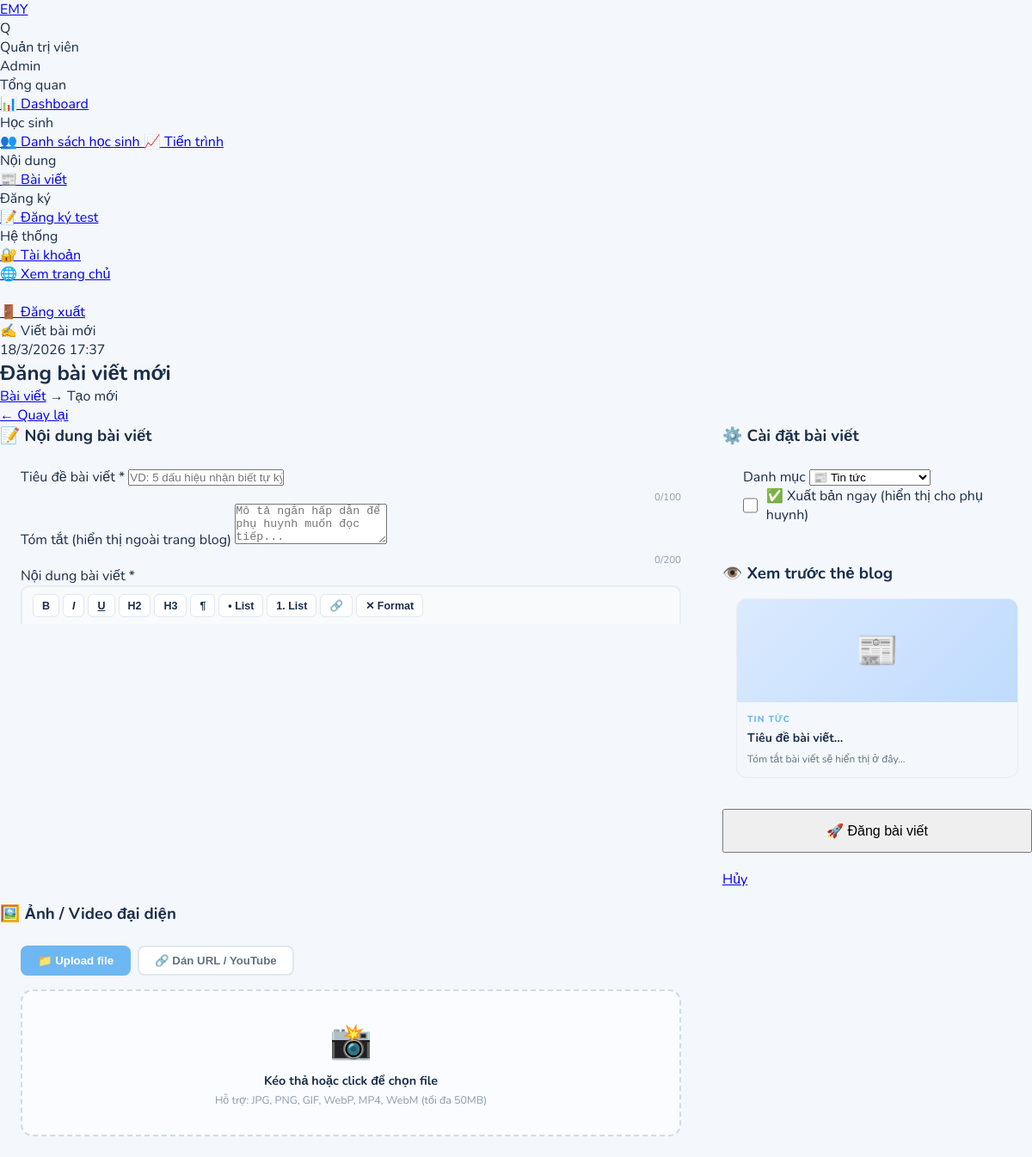
The app's page /admin/bai-viet/them (signed in) with its own data.
### models.py (models this page shows)
class User(UserMixin, db.Model):
    __tablename__ = 'users'
    id            = db.Column(db.Integer, primary_key=True)
    fullname      = db.Column(db.String(100), nullable=False)
    email         = db.Column(db.String(120), unique=True, nullable=False)
    password_hash = db.Column(db.String(200), nullable=False)
    role          = db.Column(db.String(20), default='teacher')
    avatar        = db.Column(db.String(200), default='default.png')
    is_active     = db.Column(db.Boolean, default=True)
    created_at    = db.Column(db.DateTime, default=datetime.utcnow)

### routes.py (the view, shortened to what this page needs)
@admin_bp.route('/bai-viet/them', methods=['GET','POST'])
@login_required
def add_post():
    return render_template('admin/post_form.html', post=None)

### app.py (called while the page is built)
@login_manager.user_loader
def load_user(user_id):
    return User.query.get(int(user_id))

### templates/admin/post_form.html (shortened to what this page needs)
{% extends 'admin/base_admin.html' %}
{% block page_title %}{{ '✏️ Sửa bài' if post else '✍️ Viết bài mới' }}{% endblock %}
{% block content %}
<div class="page-header">
  <div>
    <h2>{{ 'Chỉnh sửa bài viết' if post else 'Đăng bài viết mới' }}</h2>
    <div class="breadcrumb"><a href="{{ url_for('admin.posts') }}">Bài viết</a> → {{ 'Sửa' if post else 'Tạo mới' }}</div>
  </div>
  <a href="{{ url_for('admin.posts') }}" class="btn btn-secondary">← Quay lại</a>
</div>
<form method="POST" enctype="multipart/form-data" id="postForm">
<div style="display:grid;grid-template-columns:1fr 360px;gap:24px;align-items:start">
  <div style="display:flex;flex-direction:column;gap:20px">
    <div class="card">
      <div class="card-header"><h3>📝 Nội dung bài viết</h3></div>
      <div class="card-body" style="padding:24px">
        <div class="form-group">
          <label>Tiêu đề bài viết *</label>
          <input class="form-control" type="text" name="title" id="titleInput"
                 value="{{ post.title if post else '' }}" required
                 placeholder="VD: 5 dấu hiệu nhận biết tự kỷ sớm ở trẻ dưới 3 tuổi"
                 oninput="updateCharCount(this,'titleCount',100)">
          <div class="char-count"><span id="titleCount">{{ post.title|length if post else 0 }}</span>/100</div>
        </div>
        <div class="form-group">
          <label>Tóm tắt (hiển thị ngoài trang blog)</label>
          <textarea class="form-control" name="summary" rows="3"
                    placeholder="Mô tả ngắn hấp dẫn để phụ huynh muốn đọc tiếp..."
                    oninput="updateCharCount(this,'sumCount',200)">{{ post.summary if post else '' }}</textarea>
          <div class="char-count"><span id="sumCount">{{ post.summary|length if post and post.summary else 0 }}</span>/200</div>
        </div>
        <div class="form-group">
          <label>Nội dung bài viết *</label>
          <div class="editor-toolbar">
            <button type="button" onclick="fmt('bold')"><b>B</b></button>
            <button type="button" onclick="fmt('italic')"><i>I</i></button>
            <button type="button" onclick="fmt('underline')"><u>U</u></button>
            <button type="button" onclick="fmtBlock('h2')">H2</button>
            <button type="button" onclick="fmtBlock('h3')">H3</button>
            <button type="button" onclick="fmtBlock('p')">¶</button>
            <button type="button" onclick="fmt('insertUnorderedList')">• List</button>
            <button type="button" onclick="fmt('insertOrderedList')">1. List</button>
            <button type="button" onclick="insertLink()">🔗</button>
            <button type="button" onclick="fmt('removeFormat')">✕ Format</button>
          </div>
          <div id="editor" class="form-control content-area"
               contenteditable="true"
               style="min-height:280px;padding:14px 16px;border-radius:0 0 10px 10px;border-top:none">{{ post.content|safe if post else '' }}</div>
        </div>
      </div>
    </div>
    <div class="card">
      <div class="card-header"><h3>🖼️ Ảnh / Video đại diện</h3></div>
      <div class="card-body" style="padding:24px">
        <div class="tab-btns">
          <button type="button" class="tab-btn active" onclick="switchTab('upload')">📁 Upload file</button>
          <button type="button" class="tab-btn" onclick="switchTab('url')">🔗 Dán URL / YouTube</button>
        </div>
        <div class="tab-panel active" id="tab-upload">
          <div class="upload-zone" id="uploadZone">
            <div class="uz-icon">📸</div>
            <h4>Kéo thả hoặc click để chọn file</h4>
            <p>Hỗ trợ: JPG, PNG, GIF, WebP, MP4, WebM (tối đa 50MB)</p>
          </div>
        </div>
      </div>
    </div>
  </div>
  <div style="display:flex;flex-direction:column;gap:20px">
    <div class="card">
      <div class="card-header"><h3>⚙️ Cài đặt bài viết</h3></div>
      <div class="card-body" style="padding:24px">
        <div class="form-group">
          <label>Danh mục</label>
          <select class="form-control" name="category">
            <option value="news"  {{ 'selected' if post and post.category=='news' }}>📰 Tin tức</option>
          </select>
        </div>
        <div class="form-group">
          <label style="display:flex;align-items:center;gap:10px;cursor:pointer">
            <input type="checkbox" name="is_published" style="width:18px;height:18px"
                   {{ 'checked' if post and post.is_published }}>
            <span>✅ Xuất bản ngay (hiển thị cho phụ huynh)</span>
          </label>
        </div>
      </div>
    </div>
    <div class="card">
      <div class="card-header"><h3>👁️ Xem trước thẻ blog</h3></div>
      <div class="card-body" style="padding:16px">
        <div style="border-radius:12px;overflow:hidden;border:1px solid #e8eef4">
          <div id="cardPreviewImg" style="height:120px;background:linear-gradient(135deg,#dbeafe,#bfdbfe);display:flex;align-items:center;justify-content:center;font-size:2.5rem">📰</div>
          <div style="padding:12px">
            <div style="font-size:.65rem;font-weight:800;color:var(--sky);text-transform:uppercase;letter-spacing:1px;margin-bottom:6px" id="cardPreviewCat">Tin tức</div>
            <div style="font-size:.88rem;font-weight:700;line-height:1.3;margin-bottom:6px" id="cardPreviewTitle">Tiêu đề bài viết...</div>
            <div style="font-size:.75rem;color:#637282;line-height:1.5" id="cardPreviewSum">Tóm tắt bài viết sẽ hiển thị ở đây...</div>
          </div>
        </div>
      </div>
    </div>
    <button type="submit" class="btn btn-primary" style="width:100%;padding:14px;font-size:1rem" onclick="submitForm()">
      {{ '💾 Cập nhật bài viết' if post else '🚀 Đăng bài viết' }}
    </button>
    <a href="{{ url_for('admin.posts') }}" class="btn btn-secondary" style="width:100%;justify-content:center">Hủy</a>
  </div>
</div>
</form>
{% endblock %}

### templates/admin/base_admin.html (shortened to what this page needs)
{% extends 'base.html' %}
{% block body %}
<div class="admin-wrap">
  <aside class="sidebar">
    <a href="{{ url_for('admin.dashboard') }}" class="sidebar-logo">EMY </a>
    <div class="sidebar-user">
      <div class="sidebar-avatar">{{ current_user.fullname[0] }}</div>
      <div>
        <div class="sidebar-uname">{{ current_user.fullname }}</div>
        <span class="sidebar-urole">{{ 'Admin' if current_user.role == 'admin' else 'Giáo viên' }}</span>
      </div>
    </div>
    <nav class="sidebar-nav">
      <div class="nav-section">Tổng quan</div>
      <a href="{{ url_for('admin.dashboard') }}"
         class="nav-link {{ 'active' if request.endpoint == 'admin.dashboard' }}">
        <span class="icon">📊</span> Dashboard
      </a>
      <div class="nav-section">Học sinh</div>
      <a href="{{ url_for('admin.students') }}"
         class="nav-link {{ 'active' if 'student' in request.endpoint }}">
        <span class="icon">👥</span> Danh sách học sinh
      </a>
      <a href="{{ url_for('admin.progress') }}"
         class="nav-link {{ 'active' if 'progress' in request.endpoint }}">
        <span class="icon">📈</span> Tiến trình
      </a>
      <div class="nav-section">Nội dung</div>
      <a href="{{ url_for('admin.posts') }}"
         class="nav-link {{ 'active' if 'post' in request.endpoint }}">
        <span class="icon">📰</span> Bài viết
      </a>
      <div class="nav-section">Đăng ký</div>
      <a href="{{ url_for('admin.registrations') }}"
         class="nav-link {{ 'active' if 'registration' in request.endpoint }}">
        <span class="icon">📝</span> Đăng ký test
      </a>
      {% if current_user.role == 'admin' %}
      <div class="nav-section">Hệ thống</div>
      <a href="{{ url_for('admin.accounts') }}"
         class="nav-link {{ 'active' if 'account' in request.endpoint }}">
        <span class="icon">🔐</span> Tài khoản
      </a>
      {% endif %}
    </nav>
    <div class="sidebar-footer">
      <a href="{{ url_for('public.index') }}" class="logout-btn" style="margin-bottom:10px">
        🌐 Xem trang chủ
      </a><br><br>
      <a href="{{ url_for('auth.logout') }}" class="logout-btn">
        🚪 Đăng xuất
      </a>
    </div>
  </aside>
  <div class="main-content">
    <div class="topbar">
      <div class="topbar-title">{% block page_title %}Dashboard{% endblock %}</div>
      <div class="topbar-right">
        <span class="topbar-time" id="clock"></span>
      </div>
    </div>
    <div class="page-body">
      {% block content %}{% endblock %}
    </div>
  </div>
</div>
{% endblock %}

### templates/base.html (style rules this page uses)
:root { --sky:#6DB8F2; --mint:#4ECBA3; --sun:#FFD166; --coral:#FF7F7F; --lav:#B89EE8; --cream:#FFF9F0; --deep:#1A2E4A; --soft:#EAF4FF; --white:#ffffff; --sidebar-w: 240px; }
* { margin:0;padding:0;box-sizing:border-box; }
body { font-family:'Nunito',sans-serif;background:#f4f7fb;color:var(--deep); }

### templates/admin/post_form.html (style rules this page uses)
.upload-zone { border:2px dashed #d0dce8; border-radius:14px; padding:32px 20px; text-align:center; background:#fafcff; transition:all .2s; cursor:pointer; position:relative; }
.upload-zone .uz-icon { font-size:2.5rem; margin-bottom:8px; }
.upload-zone h4 { font-size:.9rem; font-weight:700; color:var(--deep); margin-bottom:4px; }
.upload-zone p { font-size:.78rem; color:#8a9ab0; }
.tab-btns { display:flex; gap:8px; margin-bottom:16px; }
.tab-btn { padding:8px 18px; border-radius:8px; font-size:.83rem; font-weight:700; border:2px solid #e0e8f0; background:#fff; cursor:pointer; transition:all .2s; color:#637282; }
.tab-btn.active { background:var(--sky); color:#fff; border-color:var(--sky); }
.tab-panel { display:none; }
.tab-panel.active { display:block; }
.char-count { font-size:.72rem; color:#8a9ab0; text-align:right; margin-top:4px; }
.editor-toolbar { display:flex; flex-wrap:wrap; gap:4px; padding:8px 12px; background:#f8fafc; border:2px solid #e8eef4; border-bottom:none; border-radius:10px 10px 0 0; }
.editor-toolbar button { padding:5px 10px; border-radius:6px; border:1px solid #e0e8f0; background:#fff; cursor:pointer; font-size:.78rem; font-weight:700; color:var(--deep); transition:all .15s; }
.content-area { border-radius:0 0 10px 10px !important; border-top:none !important; min-height:280px; font-family:'Nunito',sans-serif; font-size:.9rem; line-height:1.7; }

### records on screen
User: fullname "Q", fullname "Quản trị viên", role "Admin"

### other values on screen
{{ '✏️ Sửa bài' if post else '✍️ Viết bài mới' }} "✍️ Viết bài mới"
{{ 'Chỉnh sửa bài viết' if post else 'Đăng bài viết mới' }} "Đăng bài viết mới"
{{ 'Sửa' if post else 'Tạo mới' }} "Tạo mới"
{{ post.title|length if post else 0 }} "0"
{{ post.summary|length if post and post.summary else 0 }} "0"
{{ '💾 Cập nhật bài viết' if post else '🚀 Đăng bài viết' }} "🚀 Đăng bài viết"
